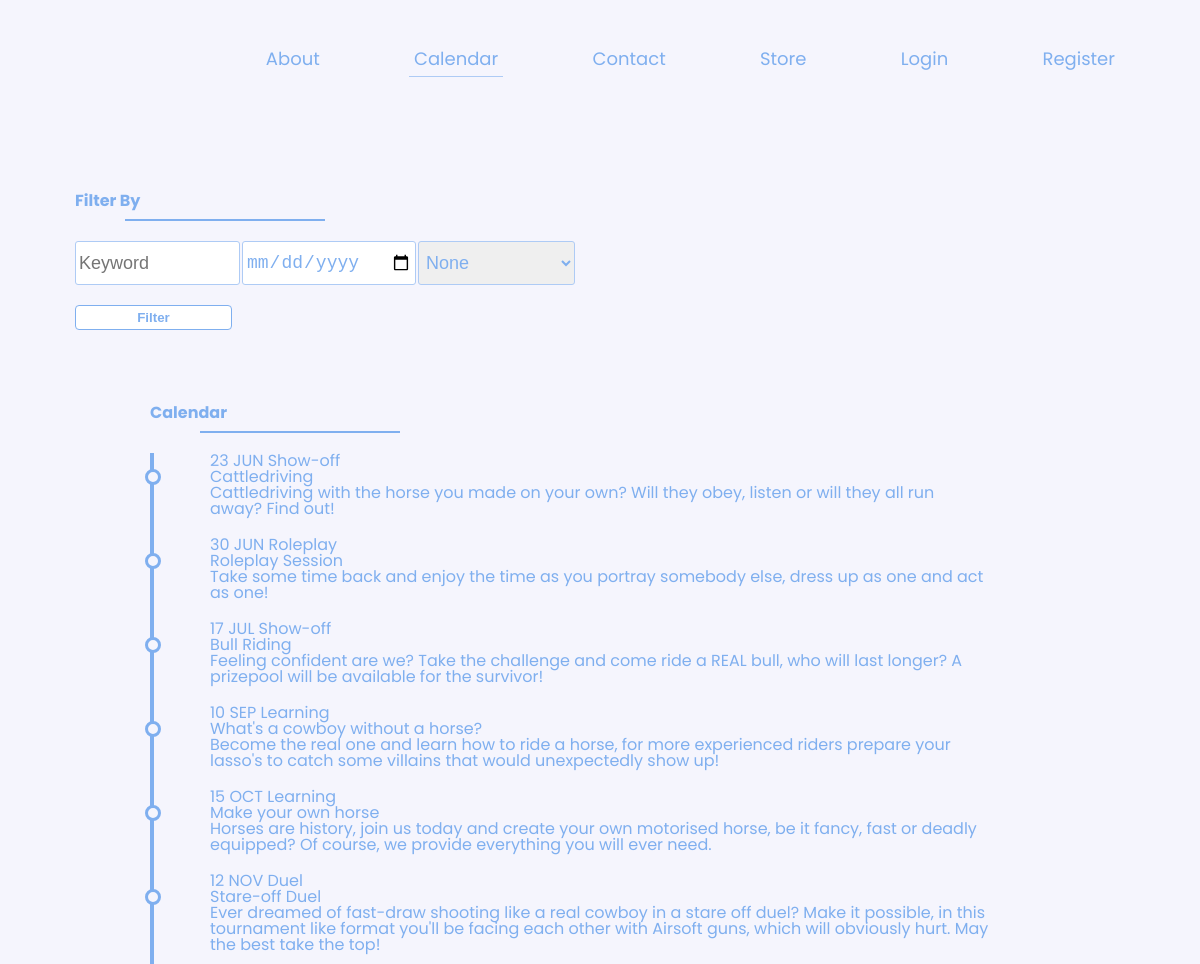
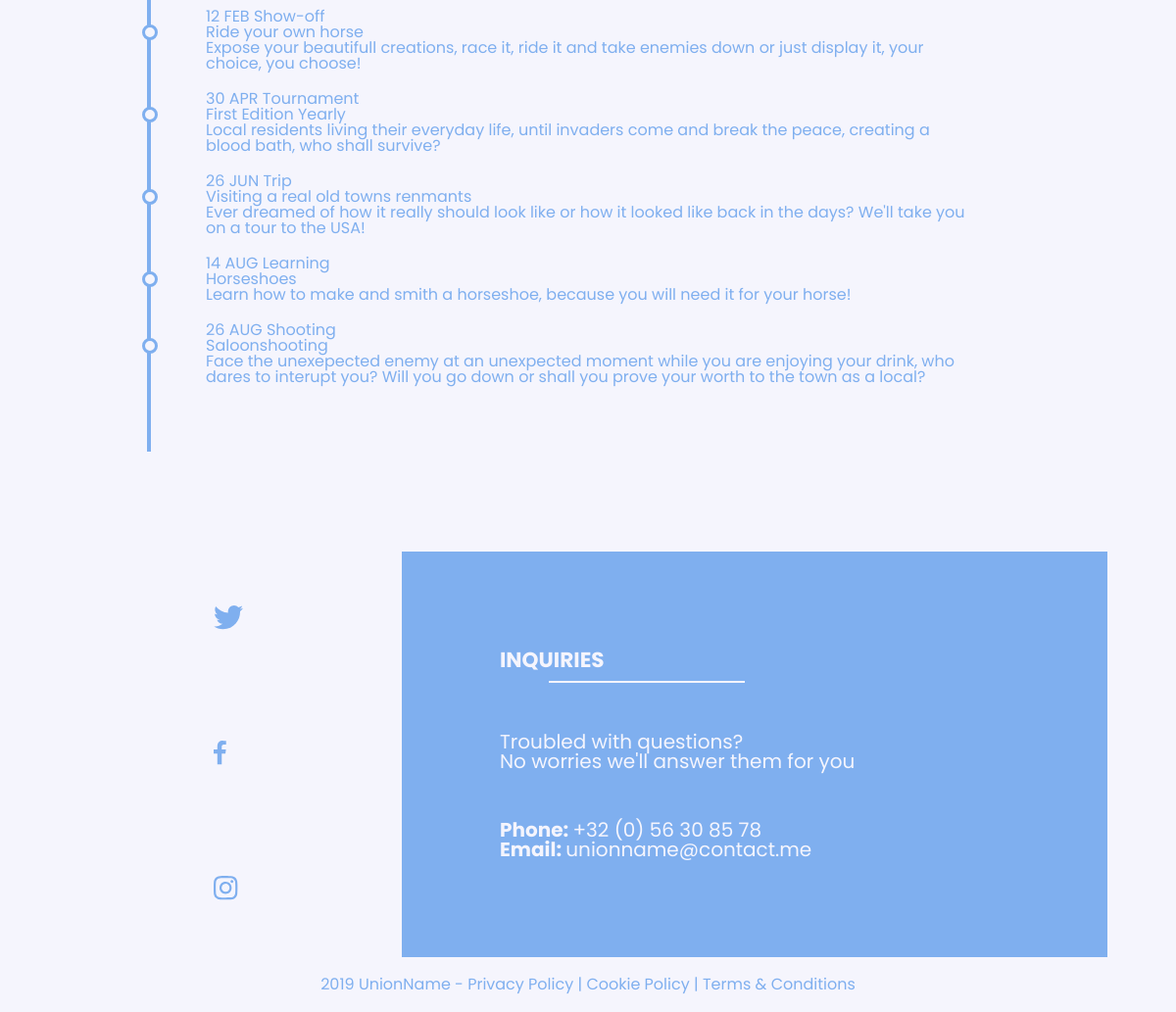
Screenshot of /index.php?page=calendar with the database file from the repository (2 pictures, top to bottom).
### tables this page shows
CREATE TABLE `events` (
  `id` int(10) NOT NULL,
  `name` varchar(255) NOT NULL,
  `resume` varchar(255) NOT NULL,
  `body` text,
  `location` varchar(255) DEFAULT NULL,
  `start_date` date DEFAULT NULL,
  `end_date` date DEFAULT NULL,
  `type` tinyint(1) DEFAULT '0',
  `category` varchar(255) DEFAULT NULL,
  `created_at` timestamp NULL DEFAULT NULL,
  `updated_at` timestamp NULL DEFAULT NULL,
  `deleted_at` timestamp NULL DEFAULT NULL
);

### controller/Controller.php (called while the page is built, shortened)
<?php
class Controller {
  public $route;
  protected $viewVars = array();
  public function filter() {
    call_user_func(array($this, $this->route['action']));
  }
  public function render() {
    $this->createViewVarWithContent();
    $this->renderInLayout();
  }
  public function set($variableName, $value) {
    $this->viewVars[$variableName] = $value;
  }
  private function createViewVarWithContent() {
    require __DIR__ . '/../view/' . strtolower($this->route['controller']) . '/' . $this->route['action'] . '.php';
    $content = ob_get_clean();
  }
  private function renderInLayout() {
    extract($this->viewVars, EXTR_OVERWRITE);
    include __DIR__ . '/../view/layout.php';
  }
}

### index.php (called while the page is built, shortened)
<?php
$routes = array(
    'login' => array(
        'controller' => 'Auth',
        'action' => 'login'
    ),
    'register' => array(
        'controller' => 'Auth',
        'action' => 'register'
    ),
    'home' => array(
        'controller' => 'Home',
        'action' => 'index'
    ),
    'store' => array(
        'controller' => 'Store',
        'action' => 'index'
    ),
    'checkout' => array(
        'controller' => 'Store',
        'action' => 'checkout'
    ),
    'history' => array(
        'controller' => 'User',
        'action' => 'history'
    ),
    'calendar' => array(
        'controller' => 'Home',
        'action' => 'calendar'
    ),
    'contact' => array(
        'controller' => 'Home',
        'action' => 'contact'
    ),
    'logout' => array(
        'controller' => 'Auth',
        'action' => 'logout'
    )
);
$route = $routes[$_GET['page']];
$controllerObj = new $controllerName();
$controllerObj->route = $route;
$controllerObj->filter();
$controllerObj->render();

### controller/HomeController.php (called while the page is built, shortened)
<?php
require_once __DIR__ . '/Controller.php';
require_once __DIR__ . '/../dao/ActivityDAO.php';
class HomeController extends Controller{
  function __construct() {
    $this->activityDAO = new ActivityDAO();
  }
  public function calendar() {
      $now = new DateTime();
      $keyword = "";
      $date = $now->format('Y-m-d');
      $category = false;
      $events = $this->activityDAO->getAllEventsWithFilters($keyword, $date, $category);
  }
}

### dao/ActivityDAO.php (called while the page is built, shortened)
<?php
class ActivityDAO extends DAO {
    public function getAllEventsWithFilters($keyword = "", $date = false, $category = false) {
        $sql = "SELECT * FROM events WHERE name LIKE :keyword";
        $bindValues = array();
        $bindValues[":keyword"] = "%" . $keyword . "%";
        if(!empty($date)) {
            $sql .= " AND start_date >= :date";
            $bindValues[":date"] = $date;
        }
        $sql .= " ORDER BY start_date ASC";
        $stmt= $this->pdo->prepare($sql);
        $stmt->execute($bindValues);
        return $stmt->fetchAll(PDO::FETCH_ASSOC);
    }
}

### view/home/calendar.php (the view, shortened to what this page needs)
<main>
    <div class="filter">
        <h1>Filter By</h1>
        <div class="filter__container">
            <form id="filterform" action="index.php?page=calendar" method="POST">
                <input type="text" name="keyword" id="keyword" placeholder="Keyword"/>
                <input type="date" name="date" id="filterdate" placeholder="YYYY-MM-DD"/>
                <select name="category" id="categoryfilter">
                    <option value="">None</option>
                </select>
                <button class="calendar-btn" type="submit">Filter</button>
            </form>
        </div>
    </div>
    <div class="full__calendar">
        <h1>Calendar</h1>
        <ul>
            <?php foreach($events as $event): ?>
                <?php $date = DateTime::createFromFormat('Y-m-d', $event["start_date"]); ?>
                <li>
                    <div class="calendar-item">
                        <div class="calendar__date">
                            <p class="daymonth"><?php echo strtoupper($date->format('j M')); ?><span class="category"> <?php echo ucfirst($event["category"]); ?></span></p>
                        </div>
                        <div class="calendar__circle"></div>
                        <h2 class="calendar__content-title"><?php echo $event["name"]; ?></h2>
                        <p class="calendar__content-body"><?php echo $event["resume"]; ?></p>
                    </div>
                </li>
            <?php endforeach; ?>
        </ul>
    </div>
</main>

### view/layout.php (shortened to what this page needs)
<!DOCTYPE html>
<html lang="en">
	<head>
		<link rel="stylesheet" href="css/reset.css">
		<link rel="stylesheet" href="css/style.css">
	</head>
	<body>
        <nav id="nav" class="<?php if($_GET["page"] !== "home") { echo "colornav"; } ?>">
            <li><a class="<?php if($_GET["page"] == "home") { echo "active"; } ?>" href="index.php">About</a></li>
            <li><a class="<?php if($_GET["page"] == "calendar") { echo "active"; } ?>" href="index.php?page=calendar">Calendar</a></li>
            <li><a class="<?php if($_GET["page"] == "contact") { echo "active"; } ?>" href="index.php?page=contact">Contact</a></li>
            <li><a class="<?php if($_GET["page"] == "store") { echo "active"; } ?>" href="index.php?page=store">Store</a></li>
            <?php if(!empty($_SESSION["logged"]) == false): ?>
                <li><a href="index.php?page=login">Login</a></li>
                <li><a href="index.php?page=register">Register</a></li>
            <?php elseif($_SESSION["logged"] == true): ?>
                <li><a href="index.php?page=logout">Logout</a></li>
            <?php endif; ?>
        </nav>
        <?php echo $content; ?>
		<footer>
            <div class="socialmedia">
                <div class="twitter">
                    <img src="assets/icons/tw.png"/>
                </div>
                <div class="facebook">
                    <img src="assets/icons/fb.png"/>
                </div>
                <div class="instagram">
                    <img src="assets/icons/inst.png"/>
                </div>
            </div>
            <div class="contact">
                <h1>Inquiries</h1>
                <p class="info">Troubled with questions? <br>No worries we'll answer them for you</p>
                <p><span>Phone: </span> +32 (0) 56 30 85 78</p>
                <p><span>Email: </span> unionname@contact.me</p>
            </div>
		</footer>
        <p class="copy-footer">2019 UnionName  -  Privacy Policy  |  Cookie Policy  |  Terms & Conditions</p>
	</body>
</html>

### css/style.css (style rules this page uses)
:root { --dark-blue: #7FAFEF; --light-blue: #AECBF5; --brown: #4A241B; --white: #F5F5FD; }
* { padding: 0; margin: 0; }
html { font-size: 62.5%; box-sizing: inherit; }
body { font-size: 1.6rem; font-family: 'Poppins', sans-serif; color: var(--dark-blue); background: var(--white); }
nav { position: absolute; right: 0; }
.colornav { position: relative; text-align: right; }
.colornav li a { color: var(--dark-blue); }
nav li { display: inline-block; margin: 50px 40px; }
nav li .active { border-bottom: 1px solid var(--light-blue); }
nav li:last-child { margin-right: 80px; }
nav li a { text-decoration: none; color: var(--white); padding: 5px; font-size: 1.8rem; font-weight: 400; }
main { margin: 75px; display: grid; }
h1 { font-weight: 700; }
h1::after { content : ""; display: block; border-bottom: 2px solid var(--dark-blue); width: 200px; margin: 10px 50px; }
footer { display: grid; grid-template-columns: 30% 68.58%; margin: 0 75px; grid-gap: 20px; }
footer .socialmedia { display: grid; justify-content: center; align-items: center; }
footer .contact { background: var(--dark-blue); color: var(--white); padding: 100px; }
footer .contact h1 { text-transform: uppercase; font-size: 1.8vw; }
footer .contact h1::after { border-bottom: 2px solid var(--white); }
footer .contact .info { margin: 50px 0; }
footer .contact span { font-weight: 700; }
footer .contact p { font-size: 2rem; }
.copy-footer { display: block; text-align: center; margin: 20px; }
.filter__container { max-width: 500px; }
.filter__container form { display: grid; grid-template-columns: 1fr 1fr 1fr; grid-gap: 10px; }
.filter__container .calendar-btn { background: white; border: 1px solid var(--dark-blue); border-radius: 4px; font-weight: 700; color: var(--dark-blue); padding: 4px 10px; }
.full__calendar { margin: 75px; position: relative; }
.full__calendar ul::before { content: ""; display: block; border-left: 4px solid var(--dark-blue); height: 100%; position: absolute; }
.full__calendar li { margin: 20px 60px; }
.full__calendar li .calendar-item { position: relative; }
.full__calendar .calendar__circle { height: 10px; width: 10px; background: var(--white); border: 3px solid var(--dark-blue); border-radius: 50%; position: absolute; left: -65px; }
input, select, textarea { width: 100%; margin: 10px 0; padding: 10px 3px; color: var(--dark-blue); border-radius: 3px; border: 1px solid var(--light-blue); font-size: 1.8rem; }

### rows the page displays
events: start_date "23 JUN", category "Show-off", name "Cattledriving", resume "Cattledriving with the horse you made on your own? Will they obey, listen or will they all run away? Find out!"
events: start_date "30 JUN", category "Roleplay", name "Roleplay Session", resume "Take some time back and enjoy the time as you portray somebody else, dress up as one and act as one!"
events: start_date "17 JUL", category "Show-off", name "Bull Riding", resume "Feeling confident are we? Take the challenge and come ride a REAL bull, who will last longer? A prizepool will be available for the survivor!"
events: start_date "10 SEP", category "Learning", name "What's a cowboy without a horse?", resume "Become the real one and learn how to ride a horse, for more experienced riders prepare your lasso's to catch some villains that would unexpectedly show up!"
events: start_date "15 OCT", category "Learning", name "Make your own horse", resume "Horses are history, join us today and create your own motorised horse, be it fancy, fast or deadly equipped? Of course, we provide everything you will ever need."
events: start_date "12 NOV", category "Duel", name "Stare-off Duel", resume "Ever dreamed of fast-draw shooting like a real cowboy in a stare off duel? Make it possible, in this tournament like format you'll be facing each other with Airsoft guns, which will obviously hurt. May the best take the top!"
events: start_date "12 FEB", category "Show-off", name "Ride your own horse", resume "Expose your beautifull creations, race it, ride it and take enemies down or just display it, your choice, you choose!"
events: start_date "30 APR", category "Tournament", name "First Edition Yearly", resume "Local residents living their everyday life, until invaders come and break the peace, creating a blood bath, who shall survive?"
events: start_date "26 JUN", category "Trip", name "Visiting a real old towns renmants", resume "Ever dreamed of how it really should look like or how it looked like back in the days? We'll take you on a tour to the USA!"
events: start_date "14 AUG", category "Learning", name "Horseshoes", resume "Learn how to make and smith a horseshoe, because you will need it for your horse!"
events: start_date "26 AUG", category "Shooting", name "Saloonshooting", resume "Face the unexepected enemy at an unexpected moment while you are enjoying your drink, who dares to interupt you? Will you go down or shall you prove your worth to the town as a local?"
